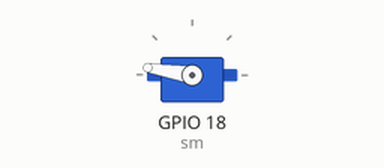
Recording of a program running on a simulated Raspberry Pi (BCM pin numbers). Shown: servo. Servo angles are drawn from the pulse width (0.5 ms = 0°, 2.5 ms = 180°). At 3.5 s the program stops and its outputs stay as they are.

Above: at 0.1 s.
At 2.1 s:
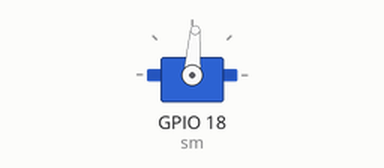
At 2.6 s:
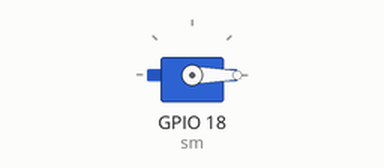
Timing chart, 0 to 4.1 s (numbered marks = the images above):
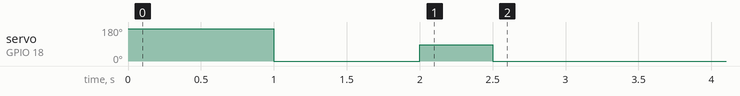

The program:

servo1.py
```python
#!/usr/bin/python
# coding: utf-8
import RPi.GPIO as GPIO
import time

GPIO.setmode(GPIO.BCM)
GPIO.setup(18, GPIO.OUT)

sm = GPIO.PWM(18, 50)

sm.start(0.0)

sm.ChangeDutyCycle(12.0)
time.sleep(1)

sm.ChangeDutyCycle(2.5)
time.sleep(1)

sm.ChangeDutyCycle(7.25)
time.sleep(0.5)

sm.ChangeDutyCycle(2.5)
time.sleep(1)

GPIO.cleanup()
```

Measured:
- by itself, servo on GPIO 18 (sm): 171° → 0° at 1.0 s, → 86° 1.0 s later, → 0° 0.50 s later
